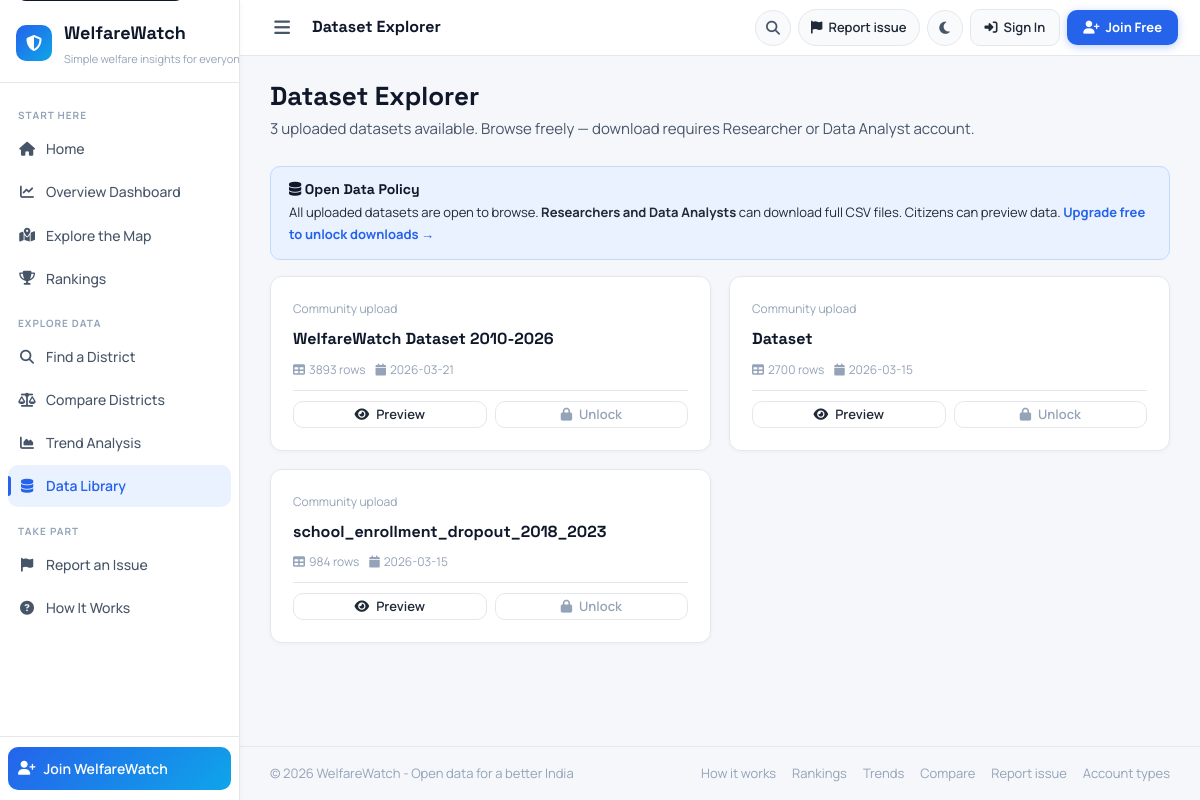
The app's page /explorer with its own data.
### tables this page shows
CREATE TABLE datasets (
        id INTEGER PRIMARY KEY AUTOINCREMENT,
        name TEXT NOT NULL,
        description TEXT DEFAULT '',
        source TEXT DEFAULT '',
        domain TEXT DEFAULT '',
        filename TEXT NOT NULL,
        columns TEXT,
        indicator_names TEXT,
        row_count INTEGER DEFAULT 0,
        is_official INTEGER DEFAULT 0,
        uploaded_by INTEGER,
        uploaded_at TEXT DEFAULT (datetime('now')),
        active INTEGER DEFAULT 1
    );

### app.py (the view)
@app.route('/explorer')
def explorer():
    db  = get_db()
    cu  = current_user()
    feats = get_features(cu['user_type'] if cu else None)
    datasets = db.execute("SELECT * FROM datasets WHERE active=1 AND is_official=0 ORDER BY uploaded_at DESC").fetchall()
    return render_template('explorer.html', datasets=datasets, feats=feats)

### app.py (called while the page is built)
def get_features(user_type=None):
    return ROLES.get(user_type or 'citizen', ROLES['citizen'])['features']

def get_db():
    if 'db' not in g:
        g.db = sqlite3.connect(app.config['DATABASE'])
        g.db.row_factory = sqlite3.Row
    return g.db

def current_user():
    if 'user_id' not in session: return None
    return {'id': session['user_id'], 'username': session.get('user_name', ''),
            'role': session.get('user_role', 'citizen'),
            'user_type': session.get('user_type', 'citizen')}

### templates/explorer.html (shortened to what this page needs)
{% extends "base.html" %}
{% block topbar_title %}Dataset Explorer{% endblock %}
{% block content %}
<div class="ph fi flex jb items-c" style="flex-wrap:wrap;gap:12px">
  <div>
    <h1 class="ph-title">Dataset Explorer</h1>
    <p class="ph-sub">{{ datasets|length }} uploaded dataset{% if datasets|length != 1 %}s{% endif %} available. Browse freely — download requires Researcher or Data Analyst account.</p>
  </div>
</div>
<div class="ib ib-b mb4 fi1">
  <h4><i class="fa fa-database"></i> Open Data Policy</h4>
  <p>All uploaded datasets are open to browse. <strong>Researchers and Data Analysts</strong> can download full CSV files. Citizens can preview data. {% if not feats.download %}<a href="{{ url_for('upgrade') }}" style="font-weight:700">Upgrade free to unlock downloads →</a>{% endif %}</p>
</div>
<div class="ds-grid fi2">
{% for ds in datasets %}
<div class="ds-card">
  <div style="display:flex;align-items:center;justify-content:space-between">
    <span style="font-size:12px;color:var(--tm)">Community upload</span>
  </div>
  <div class="ds-name">{{ ds['name'] }}</div>
  <div class="ds-meta">
    <span><i class="fa fa-table"></i> {{ ds['row_count'] }} rows</span>
    <span><i class="fa fa-calendar"></i> {{ ds['uploaded_at'][:10] }}</span>
  </div>
  <div style="display:flex;gap:8px;padding-top:10px;border-top:1px solid var(--b)">
    <a href="{{ url_for('explorer_detail', dataset_id=ds['id']) }}" class="btn btn-o btn-sm" style="flex:1;justify-content:center"><i class="fa fa-eye"></i> Preview</a>
    {% if feats.download %}
    <a href="{{ url_for('download_dataset', dataset_id=ds['id']) }}" class="btn btn-p btn-sm" style="flex:1;justify-content:center"><i class="fa fa-download"></i> Download</a>
    {% else %}
    <a href="{{ url_for('upgrade') }}" class="btn btn-o btn-sm" style="flex:1;justify-content:center;color:var(--tm)"><i class="fa fa-lock"></i> Unlock</a>
    {% endif %}
  </div>
</div>
{% endfor %}
</div>
{% endblock %}

### static/css/style.css (style rules this page uses)
:root { --p:#2563eb;--p-l:#eaf1ff;--p-d:#1d4ed8; --g:#16a34a;--g-l:#e9f7ef; --a:#f59e0b;--a-l:#fff5df; --r:#ef4444;--r-l:#ffecec; --v:#7c3aed;--v-l:#f3eafe; --t:#0ea5e9;--t-l:#e6f6ff; --bg:#f5f7fb;--surf:#ffffff;--surf2:#f8fafc; --b:#e5e7eb;--b2:#d9dde5; --th:#0f172a;--tb:#1f2937;--ts:#475569;--tm:#94a3b8; --sw:240px;--th-h:56px; --rad:12px;--rads:10px;--radl:16px; --sh:0 1px 4px rgba(15,23,42,.04); --shm:0 3px 10px rgba(15,23,42,.06); --shl:0 8px 18px rgba(15,23,42,.08); --ease:.16s ease;--easem:.26s cubic-bezier(.4,0,.2,1); --font:'Manrope',system-ui,sans-serif; --fontd:'Space Grotesk','Manrope',system-ui,sans-serif; }
*,*::before,*::after { box-sizing:border-box;margin:0;padding:0 }
html { scroll-behavior:smooth }
body { font-family:var(--font);background:var(--bg);color:var(--tb);font-size:15px;line-height:1.65;-webkit-font-smoothing:antialiased }
a { color:var(--p);text-decoration:none;transition:color var(--ease) }
h1,h2,h3,h4 { font-family:var(--fontd);color:var(--th);line-height:1.2 }
.ph { margin-bottom:24px }
.ph-title { font-size:26px;font-weight:800;color:var(--th);line-height:1.15 }
.ph-sub { font-size:15px;color:var(--ts);margin-top:5px }
.btn { display:inline-flex;align-items:center;gap:7px;padding:9px 18px;border-radius:var(--rads);font-family:var(--font);font-size:14px;font-weight:600;cursor:pointer;border:1.5px solid transparent;transition:all var(--ease);text-decoration:none;white-space:nowrap;line-height:1 }
.btn-o { background:var(--surf);color:var(--tb);border-color:var(--b) }
.btn-sm { padding:6px 12px;font-size:13px }
.card,.feat-card,.ds-card,.rpt-card,.role-card,.comp-card,.indicator-spot-card,.indicator-card { transition:transform .18s ease,box-shadow .18s ease }
.btn,.hbtn { transition:transform .16s ease,box-shadow .16s ease }
.ib { padding:14px 18px;border-radius:var(--rads);margin-bottom:16px }
.ib-b { background:var(--p-l);border:1px solid #BFDBFE;color:var(--tb) }
.ib h4 { font-size:14px;font-weight:700;margin-bottom:5px;color:var(--th) }
.ib p { font-size:13px;line-height:1.65 }
.ds-grid { display:grid;grid-template-columns:repeat(auto-fill,minmax(300px,1fr));gap:18px }
.ds-card { background:var(--surf);border:1px solid var(--b);border-radius:var(--rad);padding:22px;box-shadow:var(--sh);display:flex;flex-direction:column;gap:10px;transition:all .3s cubic-bezier(.34,1.56,.64,1) }
.ds-name { font-family:var(--fontd);font-size:16px;font-weight:700;color:var(--th);line-height:1.3 }
.ds-meta { display:flex;gap:10px;flex-wrap:wrap }
.ds-meta span { font-size:12px;color:var(--tm);display:flex;align-items:center;gap:4px }
.flex { display:flex }
.items-c { align-items:center }
.jb { justify-content:space-between }
.mb4 { margin-bottom:16px }
.fi { animation:fadeUp .45s ease both }
.fi1 { animation:fadeUp .45s .08s ease both }
.fi2 { animation:fadeUp .45s .16s ease both }
html, body { overflow-x: hidden; }
*, *::before, *::after { max-width: 100%; }
.card, .kpi-card, .feat-card, .ds-card, .rpt-card, .role-card, .comp-card { overflow: hidden; word-break: break-word; }

### records on screen
datasets: name "WelfareWatch Dataset 2010-2026", row_count "3893", uploaded_at "2026-03-21"
datasets: name "Dataset", row_count "2700", uploaded_at "2026-03-15"
datasets: name "school_enrollment_dropout_2018_2023", row_count "984", uploaded_at "2026-03-15"

### other values on screen
{{ datasets|length }} "3"
